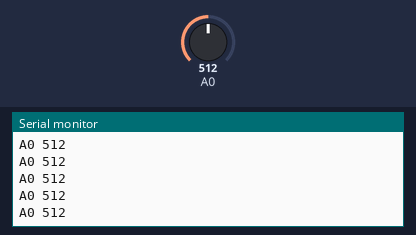
Simulated run of this sketch. Board: Arduino Uno, built with avr-gcc and run on an emulated ATmega328P. Parts: the last lines printed to the serial monitor. Inputs (shaded band) come from the test bench; at power-on: A0 = 512.

Above: at 1.2 s.
1.3 s: A0 set to 716
At 2.4 s:
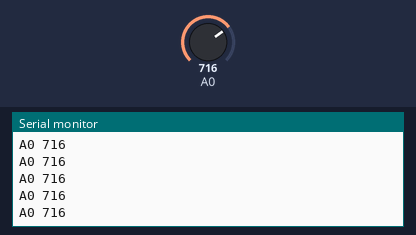
2.8 s: A0 set to 900
At 3.9 s:
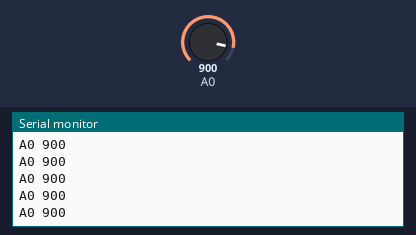
Timing chart, 0 to 5.8 s (numbered marks = the images above; inputs shaded):
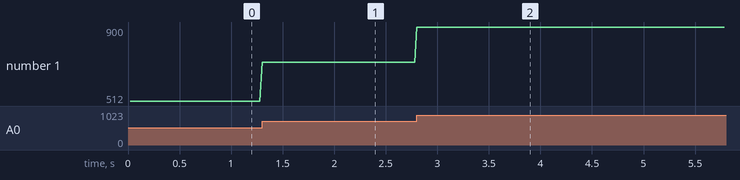

Measured:
- after the input at 1.3 s, the serial monitor: prints a new line at once (image 1)
- after the input at 2.8 s, the serial monitor: prints a new line at once (image 2)
- plotted number 1: 512 → 716 after the input at 1.3 s, 716 → 900 after the input at 2.8 s

The sketch:

TP14.ino
```cpp
unsigned long previousMillis;
unsigned long interval = 20;


void setup() {


        // Demarrer la communication serie a  57600 baud.
        Serial.begin(9600);

}

void loop() {

        // Verfier si au moins 20 millisecondes se sont ecoulees
        // depuis le dernier envoi.
        if ( millis() - previousMillis >= 20 ) {
                previousMillis = millis();

                // Lire la valeur du potentiometre.
                int valeur = analogRead(0);

                // Envoyer la valeur du potentiometre.
                Serial.print("A0 "); // en-tete (A0) suivi d'un espace
                Serial.print(valeur); // la valeur
                Serial.println(); // indicateur de fin de ligne

                /* //Le bloc precedent peut aussi etre ecrit ainsi:
                Serial.print("A0 "); // en-tete (A0) suivi d'un espace
                Serial.println(valeur); // la valeur suivi de l'indicateur de fin de ligne
                */

        }
}
```
